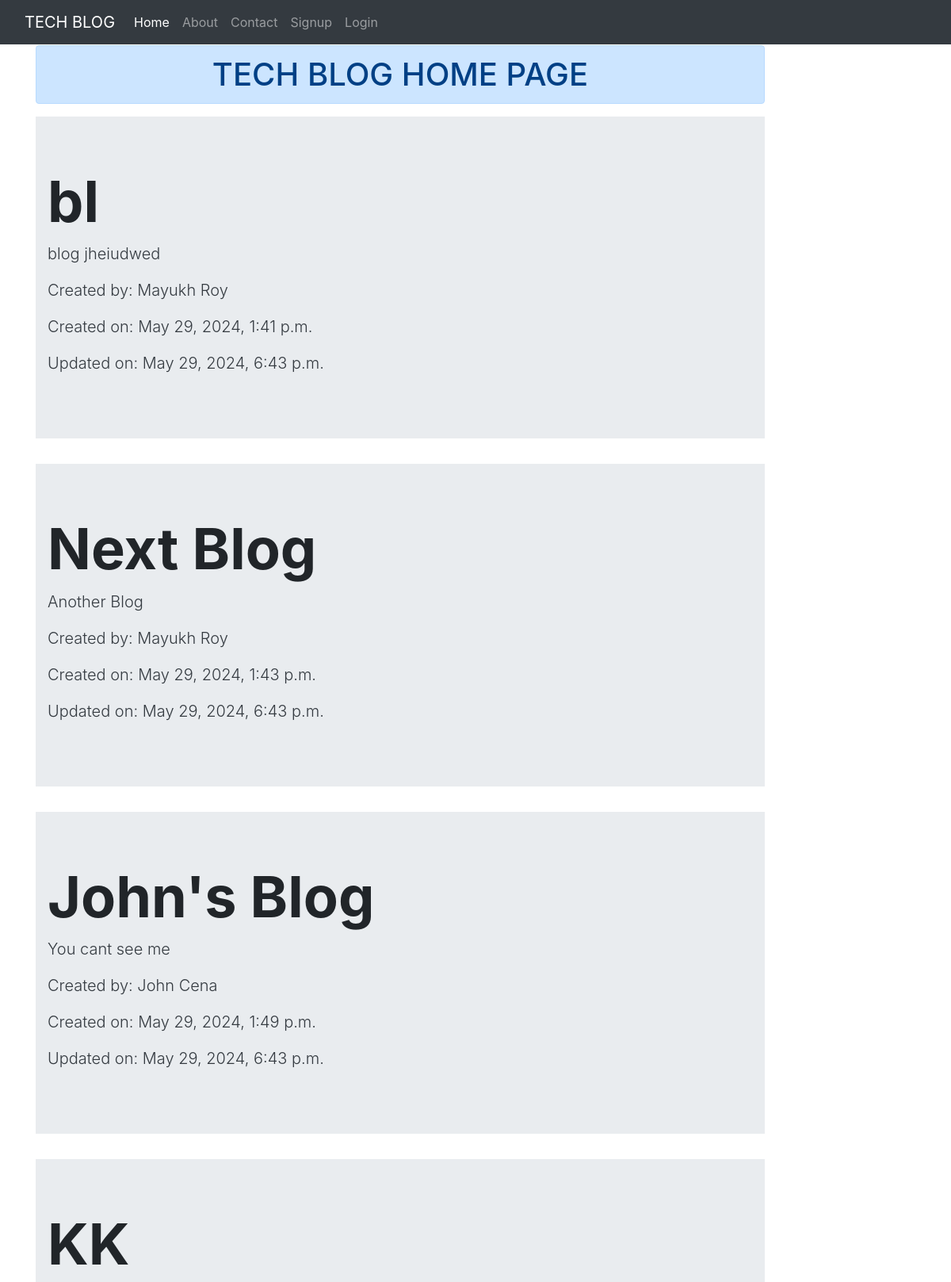
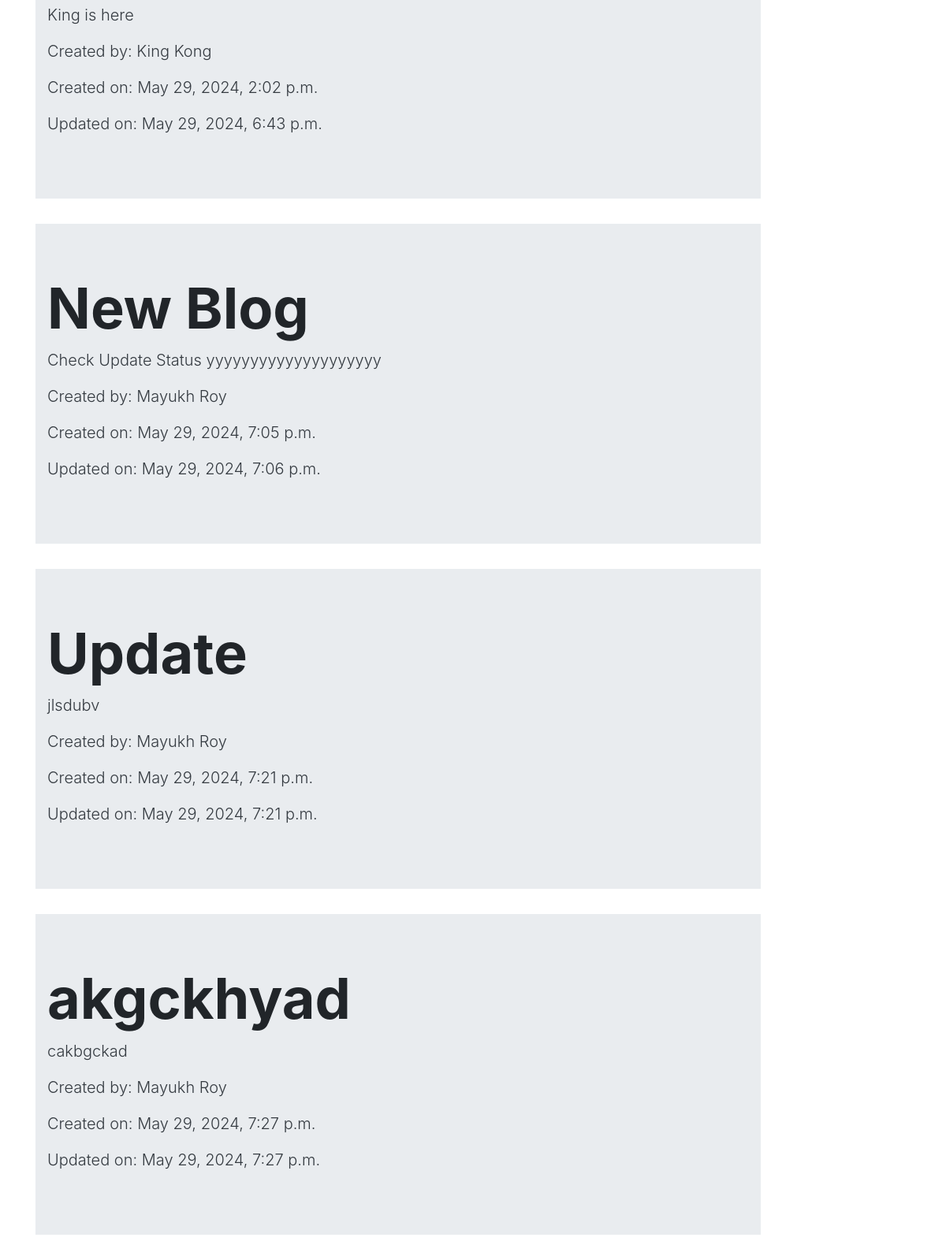
The page / on the database its author committed (2 pictures, top to bottom).
### blog/models.py (models this page shows)
class Blog(models.Model):
    title = models.CharField(max_length=200)
    cont = models.TextField()
    updated_at = models.DateTimeField(auto_now=True)
    created_at = models.DateTimeField(default=timezone.now)
    author = models.ForeignKey(User, on_delete=models.CASCADE)

### blog/views.py (the view)
# urls.py: 2. Add a URL to urlpatterns:  path('', views.home, name='home')
def home(request):
    blogs = Blog.objects.all()
    return render(request,'blog/home.html',{'blogs':blogs})

### blog/templatetags/custom_filters.py (called while the page is built)
@register.filter
def is_updated(blog):
    return blog.updated_at > blog.created_at

### blog/templates/blog/home.html (shortened to what this page needs)
{% extends 'blog/base.html' %}
{% load tz %}
{% load custom_filters%}
{% load static %}
{% block content %}
<div class="col-sm-10">
    <h1 class="text-center alert alert-primary">TECH BLOG HOME PAGE</h1>
    {% if blogs %}
    {% for blog in blogs %}
    <div class= "jumbotron jumbotron-fluid jumbo-color">
        <div class="container">
            <h2 class="display-3 font-weight-bold">{{ blog.title }}</h2>
            <p class="lead text-dark">{{ blog.cont }}</p>
            <p class="lead text-dark">Created by: {{ blog.author.get_full_name }}</p>
            <p class="lead text-dark">Created on: {{ blog.created_at|timezone:"Asia/Kolkata" }}</p>
            {% if blog|is_updated %}
            <p class="lead text-dark">Updated on: {{ blog.updated_at|timezone:"Asia/Kolkata" }}</p>
            {% endif %}
        </div>
    </div>
    {% endfor %}
    {% else %}
        <h4 class="text-center alert alert-warning">NO Records!</h4>
    {% endif %}
</div>
{% endblock content %}

### blog/templates/blog/base.html (shortened to what this page needs)
<!DOCTYPE html>
{% load static %}
<html>
    <head>
        <link rel="stylesheet" href="{% static 'blog/css/bootstrap.css' %}">
        <link rel="stylesheet" href="{% static 'blog/css/style.css' %}">
    </head>
    <body>
        <div class="container-fluid bg-dark">
            {% include "blog/navbar.html" %}
        </div>
        <div class="container">
            <div class="row">
                <div class="col-sm-12">
                </div>
            </div>
            <div class="row">
                {% block content %}{% endblock content %}
            </div>
        </div>
    </body>
</html>

### blog/templates/blog/navbar.html (shortened to what this page needs)
<nav class="navbar navbar-expand-lg navbar-dark bg-dark">
    <a class="navbar-brand" href="/">TECH BLOG</a>
    <div class="collapse navbar-collapse" id="navbarNavAltMarkup">
      <div class="navbar-nav">
        <a class="nav-item nav-link active" href="/">Home <span class="sr-only">(current)</span></a>
        <a class="nav-item nav-link" href="{% url 'about' %}">About</a>
        <a class="nav-item nav-link" href="{% url 'contact' %}">Contact</a>
        {% if request.user.is_authenticated %}
        <a class="nav-item nav-link" href="{% url 'dashboard' %}">Dashboard</a>
        <a class="nav-item nav-link" href="{% url 'logout' %}">Logout</a>
        {% else %}
        <a class="nav-item nav-link" href="{% url 'signup' %}">Signup</a>
        <a class="nav-item nav-link" href="{% url 'login' %}">Login</a>
        {% endif %}
      </div>
    </div>
  </nav>

### rows shown on the page
Blog: title "bl", cont "blog jheiudwed", author.get_full_name "Mayukh Roy", created_at "May 29, 2024, 1:41 p.m.", updated_at "May 29, 2024, 6:43 p.m."
Blog: title "Next Blog", cont "Another Blog", author.get_full_name "Mayukh Roy", created_at "May 29, 2024, 1:43 p.m.", updated_at "May 29, 2024, 6:43 p.m."
Blog: title "John's Blog", cont "You cant see me", author.get_full_name "John Cena", created_at "May 29, 2024, 1:49 p.m.", updated_at "May 29, 2024, 6:43 p.m."
Blog: title "KK", cont "King is here", author.get_full_name "King Kong", created_at "May 29, 2024, 2:02 p.m.", updated_at "May 29, 2024, 6:43 p.m."
Blog: title "New Blog", cont "Check Update Status yyyyyyyyyyyyyyyyyyyy", author.get_full_name "Mayukh Roy", created_at "May 29, 2024, 7:05 p.m.", updated_at "May 29, 2024, 7:06 p.m."
Blog: title "Update", cont "jlsdubv", author.get_full_name "Mayukh Roy", created_at "May 29, 2024, 7:21 p.m.", updated_at "May 29, 2024, 7:21 p.m."
Blog: title "akgckhyad", cont "cakbgckad", author.get_full_name "Mayukh Roy", created_at "May 29, 2024, 7:27 p.m.", updated_at "May 29, 2024, 7:27 p.m."
